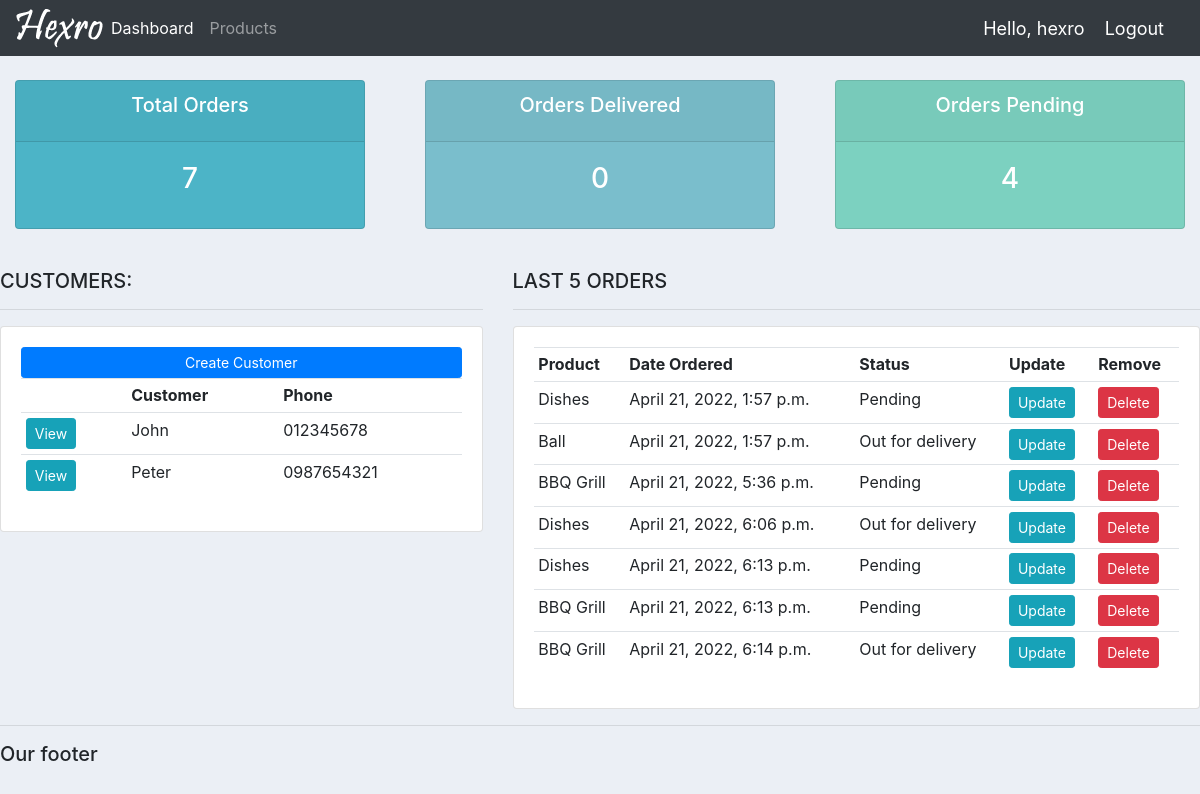
The app's page / (signed in) with its own data.
### accounts/models.py (models this page shows, shortened)
class Customer(models.Model):
    name = models.CharField(max_length=200, null=True)
    phone = models.CharField(max_length=200, null=True)
    email = models.CharField(max_length=200, null=True)
    date_created = models.DateTimeField(auto_now_add=True, null=True)

class Order(models.Model):
    STATUS = (
        ('Pending', 'Pending'),
        ('Out for delivery', 'Out for delivery'),
        ('Delivered', 'Delivered'),
    )
    customer = models.ForeignKey(
        Customer, null=True, on_delete=models.SET_NULL)
    product = models.ForeignKey(Product, null=True, on_delete=models.SET_NULL)
    date_created = models.DateTimeField(auto_now_add=True, null=True)
    status = models.CharField(max_length=200, null=True, choices=STATUS)
    note = models.CharField(max_length=1000, null=True)

class Product(models.Model):
    CATEGORY = (
        ('Indoor', 'Indoor'),
        ('Out Door', 'Out Door')
    )
    name = models.CharField(max_length=200, null=True)
    price = models.FloatField(null=True)
    category = models.CharField(max_length=200, null=True, choices=CATEGORY)
    description = models.CharField(max_length=200, null=True)
    date_created = models.DateTimeField(auto_now_add=True, null=True)
    tags = models.ManyToManyField(Tag)
    def __str__(self):
        return self.name

### accounts/decorators.py (the view)
        def wrapper_func(request, *args, **kwargs):
            group = None
            if request.user.groups.exists():
                group = request.user.groups.all()[0].name
            if group in allowed_roles:
                return view_func(request, *args, **kwargs)
            else:
                return HttpResponse('You are not authorized to view this page')

### accounts/views.py (called while the page is built)
@login_required(login_url='login')
@allowed_users(allowed_roles=['admin'])
def home(request):
    orders = Order.objects.all()
    customers = Customer.objects.all()
    total_customers = customers.count()
    total_orders = orders.count()
    delivered = orders.filter(status='Delivered').count()
    pending = orders.filter(status='Pending').count()
    context = {'orders': orders, 'customers': customers,
               'total_customers': total_customers, 'total_orders': total_orders, 'delivered': delivered, 'pending': pending}
    return render(request, 'accounts/dashboard.html', context)

### accounts/templates/accounts/dashboard.html (shortened to what this page needs)
{% extends 'accounts/main.html' %}
{% block content %}
{% include 'accounts/status.html' %}
<br>
<div class="row">
    <div class="col-md-5">
        <h5>CUSTOMERS: </h5>
        <hr>
        <div class="card card-body">
            <a href="" class="btn btn-primary  btn-sm btn-block">Create Customer</a>
            <table class="table table-sm">
                <tr>
                    <th></th>
                    <th>Customer</th>
                    <th>Phone</th>
                </tr>
                {% for customer in customers %}
                    <tr>
                        <td><a href="{% url 'customer' customer.id %}" class="btn btn-info btn-sm">View</a></td>
                        <td>{{customer.name}}</td>
                        <td>{{customer.phone}}</td>
                    </tr>
                {% endfor %}
            </table>
        </div>
    </div>
    <div class="col-md-7">
        <h5>LAST 5 ORDERS</h5>
        <hr>
        <div class="card card-body">
            <table class="table table-sm">
                <tr>
                    <th>Product</th>
                    <th>Date Ordered</th>
                    <th>Status</th>
                    <th>Update</th>
                    <th>Remove</th>
                </tr>
                {% for order in orders %}
                    <tr>
                        <td>{{order.product}}</td>
                        <td>{{order.date_created}}</td>
                        <td>{{order.status}}</td>
                        <td><a class="btn btn-sm btn-info" href="{% url 'update_order' order.id %}">Update</a></td>
                        <td><a class="btn btn-sm btn-danger" href="{% url 'delete_order' order.id %}">Delete</a></td>
                    </tr>
                {% endfor %}
            </table>
        </div>
    </div>
</div>
{% endblock content %}

### accounts/templates/accounts/main.html (shortened to what this page needs)
{% load static %}
<!DOCTYPE html>
<html lang="en">
<head>
    <link rel="stylesheet" href="https://cdn.jsdelivr.net/npm/bootstrap@4.3.1/dist/css/bootstrap.min.css">
    <link rel="stylesheet" type="text/css" href="{% static '/css/main.css' %}">
</head>
<body>
    {% include "accounts/navbar.html" %}
    {% block content %}
    {% endblock %}
    {% include "accounts/footer.html" %}
</body>
</html>

### accounts/templates/accounts/navbar.html (shortened to what this page needs)
{% load static %}
<nav class="navbar navbar-expand-lg navbar-dark bg-dark">
    <a href="{% url 'home' %}"><img src="{% static 'images/logo.png' %}"></a>
    <div class="collapse navbar-collapse" id="navbarNav">
        <ul class="navbar-nav">
            <li class="nav-item active" id="nav-dashboard">
            <a class="nav-link" href="{% url 'home' %}">Dashboard</a>
            </li>
            <li class="nav-item" id="nav-products">
            <a class="nav-link" href="{% url 'products' %}">Products</a>
            </li>
        </ul>
    </div>
    <span class="hello-msg">Hello, {{request.user}}</span>
    <span><a class="hello-msg" href="{% url 'logout' %}">Logout</a></span>
</nav>

### accounts/templates/accounts/status.html
<br>
<div class="row">
	<div class="col">
		<div class="col-md">
			<div class="card text-center text-white  mb-3" id="total-orders">
			    <div class="card-header">
			    	<h5 class="card-title">Total Orders</h5>
			    </div>
			    <div class="card-body">
			    	<h3 class="card-title">{{total_orders}}</h3>
			    </div>
			</div>
		</div>
	</div>
	<div class="col">
		<div class="col-md">
			<div class="card text-center text-white  mb-3" id="orders-delivered">
			    <div class="card-header">
			    	<h5 class="card-title">Orders Delivered</h5>
			    </div>
			    <div class="card-body">
			    	<h3 class="card-title">{{delivered}}</h3>
			    </div>
			</div>
		</div>
	</div>
	<div class="col">
		<div class="col-md">
			<div class="card text-center text-white  mb-3" id="orders-pending">
			    <div class="card-header">
			        <h5 class="card-title">Orders Pending</h5>
			    </div>
			    <div class="card-body">
			    	<h3 class="card-title">{{pending}}</h3>
			    </div>
			</div>
		</div>
	</div>
</div>

### accounts/templates/accounts/footer.html
<hr>
<h5>Our footer</h5>

### static/css/main.css (style rules this page uses)
body { background-color: #ebeff5; }
#total-orders { background-color: #4cb4c7; }
#orders-delivered { background-color: #7abecc; }
#orders-pending { background-color: #7CD1C0; }

### accounts/templates/accounts/navbar.html (style rules this page uses)
.hello-msg { font-size: 18px; color: #fff; margin-right: 20px; }

### records on screen
Customer: name "John", phone "012345678"
Customer: name "Peter", phone "0987654321"
Order: product "Dishes", date_created "April 21, 2022, 1:57 p.m.", status "Pending"
Order: product "Ball", date_created "April 21, 2022, 1:57 p.m.", status "Out for delivery"
Order: product "BBQ Grill", date_created "April 21, 2022, 5:36 p.m.", status "Pending"
Order: product "Dishes", date_created "April 21, 2022, 6:06 p.m.", status "Out for delivery"
Order: product "Dishes", date_created "April 21, 2022, 6:13 p.m.", status "Pending"
Order: product "BBQ Grill", date_created "April 21, 2022, 6:13 p.m.", status "Pending"
Order: product "BBQ Grill", date_created "April 21, 2022, 6:14 p.m.", status "Out for delivery"

### other values on screen
{{ request.user }} "hexro"
{{ total_orders }} "7"
{{ delivered }} "0"
{{ pending }} "4"
